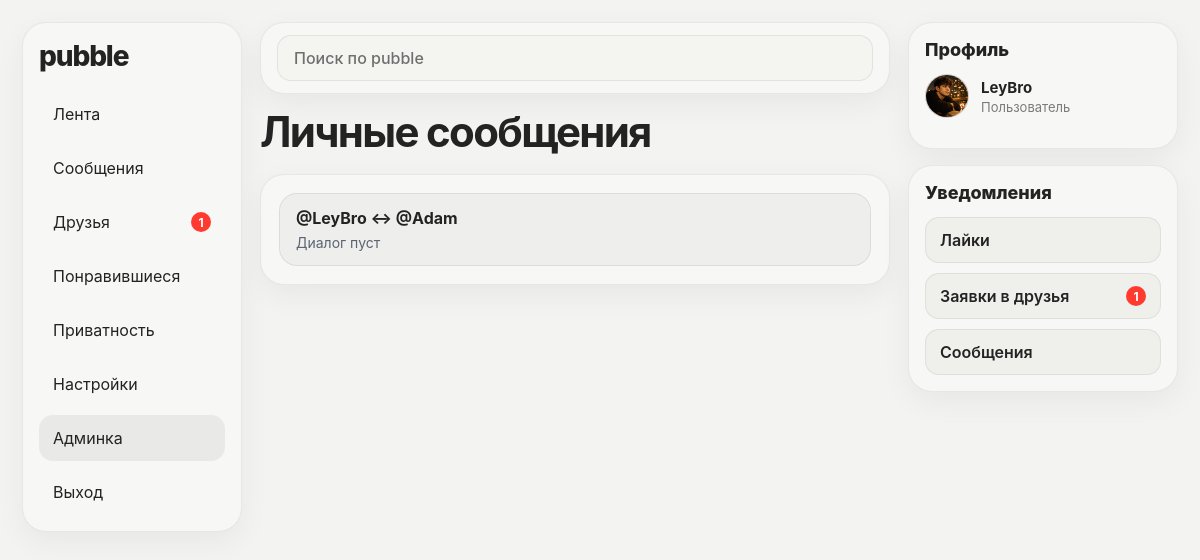
Screenshot of /admin/conversations (signed in) with the database file from the repository.
### tables this page shows
CREATE TABLE conversations (
            id INTEGER PRIMARY KEY AUTOINCREMENT,
            user1_id INTEGER NOT NULL,
            user2_id INTEGER NOT NULL,
            created_at TIMESTAMP DEFAULT CURRENT_TIMESTAMP,
            UNIQUE(user1_id, user2_id),
            FOREIGN KEY (user1_id) REFERENCES users (id),
            FOREIGN KEY (user2_id) REFERENCES users (id)
        );

CREATE TABLE users (
            id INTEGER PRIMARY KEY AUTOINCREMENT,
            username TEXT NOT NULL UNIQUE,
            email TEXT NOT NULL UNIQUE,
            password TEXT NOT NULL,
            created_at TIMESTAMP DEFAULT CURRENT_TIMESTAMP
        , bio TEXT DEFAULT '', avatar_url TEXT DEFAULT '', message_privacy TEXT DEFAULT 'everyone', is_profile_private INTEGER DEFAULT 0, hide_posts INTEGER DEFAULT 0, hide_profile_photos INTEGER DEFAULT 0, email_verified INTEGER DEFAULT 0, email_verification_code TEXT DEFAULT '', password_reset_code TEXT DEFAULT '', password_reset_expires TEXT DEFAULT '', posts_visibility TEXT DEFAULT 'everyone', photos_visibility TEXT DEFAULT 'everyone', last_seen_at TIMESTAMP, is_banned INTEGER DEFAULT 0, ban_reason TEXT DEFAULT '', banned_at TIMESTAMP, is_admin INTEGER DEFAULT 0, is_moderator INTEGER DEFAULT 0);

### app.py (the view)
@app.route("/admin/conversations")
@admin_required
def admin_conversations():
    with get_db_connection() as conn:
        conversations = conn.execute("""
            SELECT
                conversations.id,
                u1.username AS user1_username,
                u2.username AS user2_username,
                (
                    SELECT messages.content
                    FROM messages
                    WHERE messages.conversation_id = conversations.id
                    ORDER BY messages.created_at DESC, messages.id DESC
                    LIMIT 1
                ) AS last_message,
                (
                    SELECT messages.created_at
                    FROM messages
                    WHERE messages.conversation_id = conversations.id
                    ORDER BY messages.created_at DESC, messages.id DESC
                    LIMIT 1
                ) AS last_message_time
            FROM conversations
            JOIN users u1 ON conversations.user1_id = u1.id
            JOIN users u2 ON conversations.user2_id = u2.id
            ORDER BY last_message_time DESC, conversations.created_at DESC
        """).fetchall()
    return render_template("admin_conversations.html", conversations=conversations)

### app.py (called while the page is built)
def update_last_seen(user_id):
    if not user_id:
        return
    with get_db_connection() as conn:
        conn.execute("""
            UPDATE users
            SET last_seen_at = CURRENT_TIMESTAMP
            WHERE id = ?
        """, (user_id,))
        conn.commit()

def admin_required(view_func):
    @wraps(view_func)
    def wrapper(*args, **kwargs):
        if not session.get("user_id"):
            flash("Сначала войди в аккаунт")
            return redirect(url_for("login"))
        with get_db_connection() as conn:
            if not is_admin_user(conn, session["user_id"]):
                flash("Доступ запрещён")
                return redirect(url_for("index"))
        return view_func(*args, **kwargs)
    return wrapper

def get_db_connection():
    conn = sqlite3.connect(DATABASE, timeout=10)
    conn.row_factory = sqlite3.Row
    return conn

def is_admin_user(conn, user_id):
    if not user_id:
        return False
    user = conn.execute(
        "SELECT is_admin FROM users WHERE id = ?",
        (user_id,)
    ).fetchone()
    return bool(user and "is_admin" in user.keys() and user["is_admin"] == 1)

def is_moderator_user(conn, user_id):
    if not user_id:
        return False
    user = conn.execute(
        "SELECT is_moderator FROM users WHERE id = ?",
        (user_id,)
    ).fetchone()
    return bool(user and "is_moderator" in user.keys() and user["is_moderator"] == 1)

@app.before_request
def chek_maintenance():
    if MAINTENANCE_MODE:
        return "Сайт на техническом обслуживании.", 503

@app.before_request
def before_request_handler():
    if session.get("user_id"):
        update_last_seen(session["user_id"])

### templates/admin_conversations.html (shortened to what this page needs)
{% extends "base.html" %}
{% block content %}
<div class="page-top">
    <h1>Личные сообщения</h1>
</div>
<div class="admin-table-card">
    {% if conversations %}
        <div class="admin-user-list">
            {% for conversation in conversations %}
                <a class="admin-user-row" href="/admin/conversation/{{ conversation.id }}">
                    <div class="admin-user-main">
                        <strong>@{{ conversation.user1_username }} ↔ @{{ conversation.user2_username }}</strong>
                        <div class="admin-user-meta">{{ conversation.last_message or "Диалог пуст" }}</div>
                    </div>
                </a>
            {% endfor %}
        </div>
    {% else %}
        <div class="empty-state">Диалогов пока нет</div>
    {% endif %}
</div>
{% endblock %}

### templates/base.html (shortened to what this page needs)
{% set current_theme = session.get('theme', 'light') %}
{% set is_auth_page = request.path in ['/login', '/register', '/forgot-password'] %}
{% set is_chat_page = request.path.startswith('/messages/') %}
{% set is_logged_in = session.get('user_id') %}
<!DOCTYPE html>
<html lang="ru" data-theme="{{ current_theme }}">
<head>
    <link rel="stylesheet" href="{{ url_for('static', filename='style.css') }}">
</head>
<body class="{% if is_chat_page %}chat-body{% endif %}">
    {% if is_logged_in and not is_auth_page and not is_chat_page %}
        <div class="desktop-shell">
            <aside class="desktop-sidebar">
                <div class="desktop-sidebar-card">
                    <a class="desktop-logo" href="/">pubble</a>
                    <nav class="desktop-nav">
                        <a href="/" class="desktop-nav-link {% if request.path == '/' and request.args.get('tab') != 'popular' %}active{% endif %}">Лента</a>
                        <a href="/messages" class="desktop-nav-link {% if request.path.startswith('/messages') %}active{% endif %}">
                            <span>Сообщения</span>
                        </a>
                        <a href="/friends" class="desktop-nav-link {% if request.path == '/friends' %}active{% endif %}">
                            <span>Друзья</span>
                            {% if friends_notifications > 0 %}
                                <span class="desktop-nav-badge">{{ friends_notifications }}</span>
                            {% endif %}
                        </a>
                        <a href="/liked" class="desktop-nav-link {% if request.path == '/liked' %}active{% endif %}">Понравившиеся</a>
                        <a href="/privacy" class="desktop-nav-link {% if request.path == '/privacy' %}active{% endif %}">Приватность</a>
                        <a href="/settings" class="desktop-nav-link {% if request.path == '/settings' %}active{% endif %}">Настройки</a>
                        {% if is_admin %}
                            <a href="/admin" class="desktop-nav-link {% if request.path.startswith('/admin') %}active{% endif %}">
                                Админка
                            </a>
                        {% endif %}
                        <a href="/logout" class="desktop-nav-link">Выход</a>
                    </nav>
                </div>
            </aside>
            <div class="desktop-main-column">
                <header class="desktop-topbar">
                    <form class="desktop-search" method="GET" action="/search">
                        <input
                            type="text"
                            name="q"
                            placeholder="Поиск по pubble"
                            value="{{ request.args.get('q', '') }}"
                        >
                    </form>
                </header>
                <main class="desktop-content">
    {% else %}
                <main class="page-wrap {% if is_chat_page %}chat-page-wrap{% elif is_auth_page %}auth-clean-wrap{% else %}guest-clean-wrap{% endif %}">
    {% endif %}
                    {% block content %}{% endblock %}
                </main>
    {% if is_logged_in and not is_auth_page and not is_chat_page %}
            </div>
            <aside class="desktop-rightbar">
                <div class="desktop-side-card profile-side-card">
                    <h3 class="desktop-side-title">Профиль</h3>
                    <a class="profile-side-user" href="/profile/{{ session.get('username') }}">
                        <img
                            src="{{ url_for('static', filename=(session.get('avatar_url') or 'default-avatar.jpg')) }}"
                            alt="avatar"
                            class="profile-side-avatar"
                        >
                        <div class="profile-side-meta">
                            <strong>{{ session.get('username') }}</strong>
                            <span>{{ session.get('full_name') or 'Пользователь' }}</span>
                        </div>
                    </a>
                </div>
                <div class="desktop-side-card notifications-side-card">
                    <h3 class="desktop-side-title">Уведомления</h3>
                    <div class="notify-accordion">
                        <button class="notify-accordion-toggle" type="button" data-accordion-target="likesBox">
                            <span>Лайки</span>
                        </button>
                    </div>
                    <div class="notify-accordion">
                        <button class="notify-accordion-toggle" type="button" data-accordion-target="friendsBox">
                            <span>Заявки в друзья</span>
                            {% if friends_notifications > 0 %}
                                <span class="notify-count">{{ friends_notifications }}</span>
                            {% endif %}
                        </button>
                    </div>
                    <div class="notify-accordion">
                        <button class="notify-accordion-toggle" type="button" data-accordion-target="messagesBox">
                            <span>Сообщения</span>
                        </button>
                    </div>
                </div>
            </aside>
        </div>
    {% endif %}
</body>
</html>

### rows the page displays
conversations: user1_username "LeyBro", user2_username "Adam", last_message "Диалог пуст"
users: get "LeyBro"

### other values shown
{{ friends_notifications }} "1"
{{ session.get('full_name') or 'Пользователь' }} "Пользователь"
